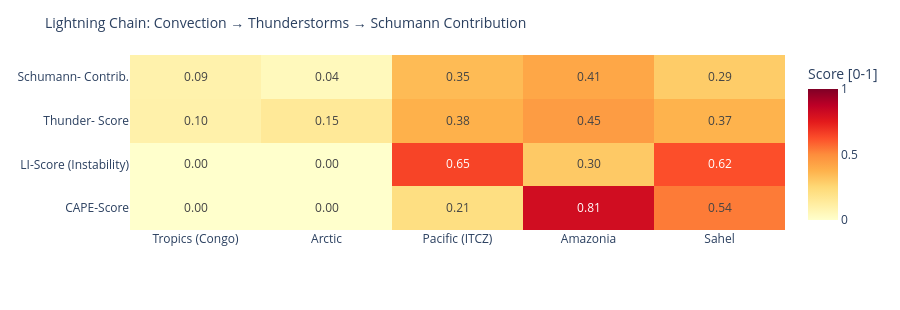

Notebook code for this chart:
### Code cell
# ============================================================
# LIGHTNING CHAIN: Convection → Thunderstorms → Schumann
# Shows the causal chain per measurement point as heatmap
# ============================================================

def cape_score(v):
    """CAPE → normalized score [0,1]"""
    if v is None or pd.isna(v): return 0.0
    return min(1.0, float(v) / 3000)

def li_score(v):
    """Lifted Index: negative = unstable → score [0,1]"""
    if v is None or pd.isna(v): return 0.3
    return min(1.0, max(0.0, (-float(v) + 6) / 12))

def cloud_score(v):
    if v is None or pd.isna(v): return 0.3
    return float(v) / 100

def thunder_score(row):
    """Kombinierter Gewitterwahrscheinlichkeits-Score
    CAPE + LI + Bedeckung + WMO-Gewitter + konvektiver Niederschlag (showers)
    Hinweis: X-Ray und Kp sind kein Bestandteil – nur geomagn./solarer Kontext.
    """
    cs = cape_score(row.get('cape'))
    ls = li_score(row.get('li'))
    cl = cloud_score(row.get('cloud'))
    t  = 1.0 if row.get('thunderstorm') else 0.0
    # Convective precipitation (showers) as additional indicator
    sh = min(1.0, (row.get('showers') or 0) / 5.0)
    return round(cs * 0.30 + ls * 0.25 + cl * 0.15 + t * 0.20 + sh * 0.10, 3)

def schumann_contribution(t_score, lat):
    """Schumann contribution: higher in tropics (±30°), scaled by thunderstorm score"""
    lat_weight = max(0.3, 1.0 - abs(lat) / 60)
    return round(t_score * lat_weight, 3)

df_atm['cape_score']   = df_atm.apply(lambda r: cape_score(r['cape']), axis=1)
df_atm['li_score']     = df_atm.apply(lambda r: li_score(r['li']),    axis=1)
df_atm['thunder_score']= df_atm.apply(lambda r: thunder_score(r.to_dict()), axis=1)
df_atm['schumann_contribution'] = df_atm.apply(
    lambda r: schumann_contribution(r['thunder_score'], r['lat']), axis=1)

metrics = ['cape_score', 'li_score', 'thunder_score', 'schumann_contribution']
labels  = ['CAPE-Score', 'LI-Score\n(Instability)', 'Thunder-\nScore', 'Schumann-\nContrib.']
z_data  = [df_atm[m].tolist() for m in metrics]

fig = go.Figure(go.Heatmap(
    z=z_data,
    x=df_atm['point'].tolist(),
    y=labels,
    colorscale='YlOrRd',
    zmin=0, zmax=1,
    text=[[f'{v:.2f}' for v in row] for row in z_data],
    texttemplate='%{text}', textfont=dict(size=12),
    colorbar=dict(title='Score [0-1]')
))
fig.update_layout(
    title=dict(text='Lightning Chain: Convection → Thunderstorms → Schumann Contribution', font=dict(size=14)),
    height=310,
    plot_bgcolor='rgba(0,0,0,0)', paper_bgcolor='rgba(0,0,0,0)',
    margin=dict(l=130, r=80, t=55, b=80)
)
fig.show()

### Figure 1 — Plotly figure (JSON) as saved in the notebook; plotly's stock layout.template omitted (floating-point values rounded to 4 significant figures)
{"data": [{"colorbar": {"title": {"text": "Score [0-1]"}}, "colorscale": [[0.0, "rgb(255,255,204)"], [0.125, "rgb(255,237,160)"], [0.25, "rgb(254,217,118)"], [0.375, "rgb(254,178,76)"], [0.5, "rgb(253,141,60)"], [0.625, "rgb(252,78,42)"], [0.75, "rgb(227,26,28)"], [0.875, "rgb(189,0,38)"], [1.0, "rgb(128,0,38)"]], "text": [["0.00", "0.00", "0.21", "0.81", "0.54"], ["0.00", "0.00", "0.65", "0.30", "0.62"], ["0.10", "0.15", "0.38", "0.45", "0.37"], ["0.09", "0.04", "0.35", "0.41", "0.29"]], "textfont": {"size": 12}, "texttemplate": "%{text}", "type": "heatmap", "x": ["Tropics (Congo)", "Arctic", "Pacific (ITCZ)", "Amazonia", "Sahel"], "y": ["CAPE-Score", "LI-Score\n(Instability)", "Thunder-\nScore", "Schumann-\nContrib."], "z": [[0.0, 0.0, 0.2133, 0.8133, 0.5367], [0.0, 0.0, 0.65, 0.3, 0.625], [0.096, 0.15, 0.379, 0.448, 0.371], [0.09, 0.045, 0.347, 0.411, 0.291]], "zmax": 1, "zmin": 0}], "layout": {"height": 310, "margin": {"b": 80, "l": 130, "r": 80, "t": 55}, "paper_bgcolor": "rgba(0,0,0,0)", "plot_bgcolor": "rgba(0,0,0,0)", "title": {"font": {"size": 14}, "text": "Lightning Chain: Convection → Thunderstorms → Schumann Contribution"}}}
